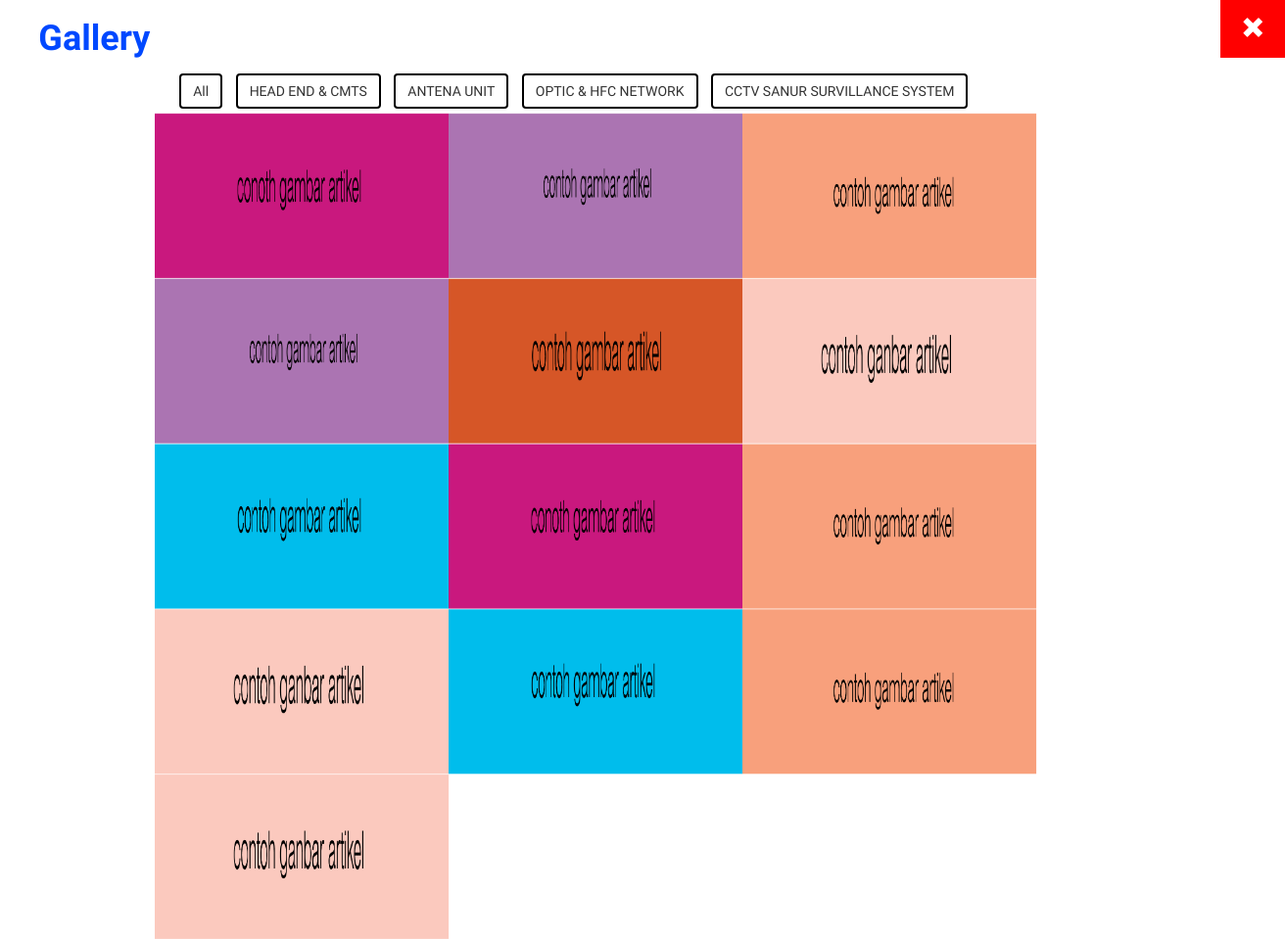
Screenshot of /sims/page/galery with the database file from the repository.
### tables this page shows
CREATE TABLE `kategori_galery` (
  `id_kategori_galery` int(11) NOT NULL,
  `nama_kategori_galery` varchar(200) NOT NULL
);

CREATE TABLE `galery` (
  `id_galery` varchar(50) NOT NULL,
  `foto_galery` text NOT NULL,
  `id_kategori_galery` varchar(50) NOT NULL
);

### application/controllers/Sims.php (called while the page is built, shortened)
<?php
	class sims extends CI_Controller{
		function __construct(){
			$this->load->model('model_sims');
		}
		function page(){
			$page = $this->uri->segment(3);
			$item_slide = $this->model_sims->tmp_slide()->row_array();
			$data['item_slide'] = $item_slide;
			$data['tmp_slide'] = $this->model_sims->tmp_slide()->result();
			$data['page'] = $page;
			if($page == 'layanan'){
				$data['tmp_layanan'] = $this->model_sims->tmp_layanan()->result();
				$this->load->view('sims',$data);
			}else if($page == 'profil'){
				$item_profil = $this->model_sims->tmp_profil()->row_array();
				$data['item_profil'] = $item_profil;
				$this->load->view('sims',$data);
			}else if($page == 'kontak'){
				$item_kontak = $this->model_sims->tmp_profil()->row_array();
				$data['item_kontak'] = $item_kontak;
				$this->load->view('sims',$data);
			}else if($page == 'galery'){
				$data['tmp_ket_galery'] = $this->model_sims->tmp_ket_galery()->result();
				$data['tmp_galery'] = $this->model_sims->tmp_galery()->result();
				$this->load->view('sims',$data);
			}else if($page == 'detail_layanan'){
				$d_layanan = $this->uri->segment(4);
				$data['hsl'] = $this->model_sims->qw("artikel","WHERE id_artikel = '$d_layanan'");
				$this->load->view('sims',$data);
			}else if($page == 'detail_csr'){
				$d_csr = $this->uri->segment(4);
				$data['hsl'] = $this->model_sims->qw("artikel","WHERE id_artikel = '$d_csr'");
				$this->load->view('sims',$data);
			}else if($page == 'detail_promo'){
				$d_promo = $this->uri->segment(4);
				$data['hsl'] = $this->model_sims->qw("artikel","WHERE id_artikel  = '$d_promo'");
				$this->load->view('sims',$data);
			}else{
				$this->load->view('sims',$data);
			}
		}
	}
 ?>

### index.php (called while the page is built, shortened)
<?php
require_once BASEPATH.'core/CodeIgniter.php';

### application/models/Model_sims.php (called while the page is built, shortened)
<?php
	class model_sims extends CI_Model{
		function tmp_galery(){
			return $this->db->get('galery');
		}
		function tmp_ket_galery(){
			return $this->db->get('kategori_galery');
		}
	}
 ?>

### application/views/page/galery.php (the view)
<div class="container-fluid">
	<div class="row">
		<div class="exit">
			<h3><a href="<?php echo site_url('sims/page/home') ?>"><span class="glyphicon glyphicon-remove"></span></a></h3>
		</div>
			<h1 class="judul-page">Gallery</h1>
	</div>
</div>
<div class="container-fluid">
	<div class="container skin-page-galery">
		<div class="col-sm-10 col-md-10">
			<button class="btn btn-galery" data-filter="all">All</button>
			<?php
			foreach ($tmp_ket_galery as $item_ket_galery) {
			?>
			<button class="btn btn-galery" data-filter="<?php echo $item_ket_galery->id_kategori_galery; ?>"><?php echo $item_ket_galery->nama_kategori_galery ?></button>
			<?php } ?>
		</div>
		<div class="col-sm-10 col-md-10 item-fil-gallery">
			<div class="row">
				<div class="filtr-container">
					<div class="chocolat-parent">
						<?php
						foreach ($tmp_galery as $item_galery) {
						 ?>
						 <div class="filtr-item" data-category="<?php echo $item_galery->id_kategori_galery; ?>">
						 	<a class="chocolat-image" href="<?php echo base_url() ?>galery/<?php echo $item_galery->foto_galery; ?>">
						 		<img src="<?php echo base_url() ?>galery/<?php echo $item_galery->foto_galery; ?>" class="item-gallery">
						 	</a>
						 </div>
						 <?php } ?>
					</div>
				</div>
			</div>
		</div>
	</div>
</div>

### rows the page displays
kategori_galery: nama_kategori_galery "HEAD END & CMTS"
kategori_galery: nama_kategori_galery "ANTENA UNIT"
kategori_galery: nama_kategori_galery "OPTIC & HFC NETWORK"
kategori_galery: nama_kategori_galery "CCTV SANUR SURVILLANCE SYSTEM"
galery: foto_galery (picture)
galery: foto_galery (picture)
galery: foto_galery (picture)
galery: foto_galery (picture)
galery: foto_galery (picture)
galery: foto_galery (picture)
galery: foto_galery (picture)
galery: foto_galery (picture)
galery: foto_galery (picture)
galery: foto_galery (picture)
galery: foto_galery (picture)
galery: foto_galery (picture)
galery: foto_galery (picture)
